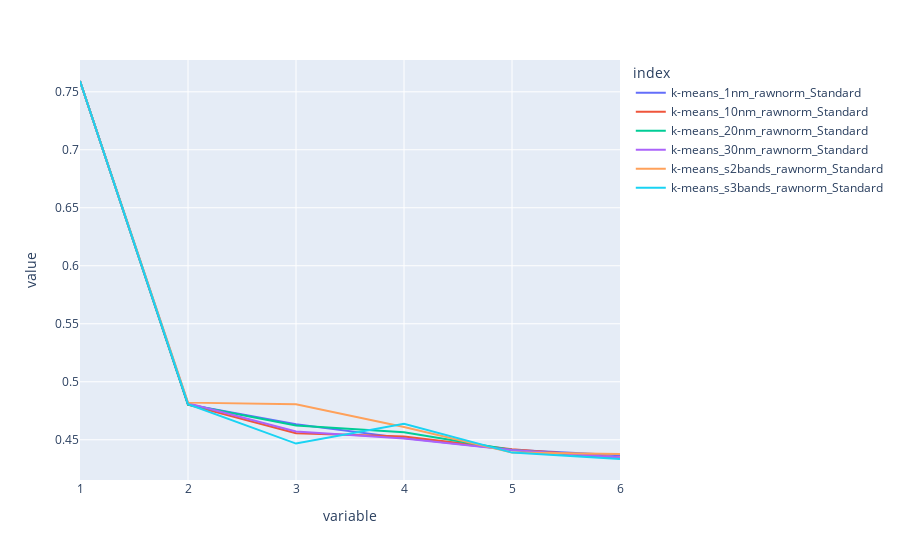

The code cell stored with this chart in its notebook:
### Markdown cell above
# Testing different "samplings"

### Code cell
fig = plot_clustering_results('../data/', [1, 10, 20, 30, (s2bands, 's2bands'), (s3bands, 's3bands')], [['raw', 'norm']], ['Standard'], ['k-means'])
fig

### Figure 1 — Plotly figure (JSON) as saved in the notebook; plotly's stock layout.template omitted (floating-point values rounded to 4 significant figures)
{"data": [{"hovertemplate": "index=k-means_1nm_rawnorm_Standard<br>variable=%{x}<br>value=%{y}<extra></extra>", "legendgroup": "k-means_1nm_rawnorm_Standard", "line": {"color": "#636efa", "dash": "solid"}, "mode": "lines", "name": "k-means_1nm_rawnorm_Standard", "orientation": "v", "showlegend": true, "type": "scatter", "x": ["1", "2", "3", "4", "5", "6"], "xaxis": "x", "y": [0.7593, 0.4803, 0.4633, 0.4514, 0.4414, 0.4366], "yaxis": "y"}, {"hovertemplate": "index=k-means_10nm_rawnorm_Standard<br>variable=%{x}<br>value=%{y}<extra></extra>", "legendgroup": "k-means_10nm_rawnorm_Standard", "line": {"color": "#EF553B", "dash": "solid"}, "mode": "lines", "name": "k-means_10nm_rawnorm_Standard", "orientation": "v", "showlegend": true, "type": "scatter", "x": ["1", "2", "3", "4", "5", "6"], "xaxis": "x", "y": [0.7593, 0.4803, 0.4556, 0.4527, 0.4418, 0.4348], "yaxis": "y"}, {"hovertemplate": "index=k-means_20nm_rawnorm_Standard<br>variable=%{x}<br>value=%{y}<extra></extra>", "legendgroup": "k-means_20nm_rawnorm_Standard", "line": {"color": "#00cc96", "dash": "solid"}, "mode": "lines", "name": "k-means_20nm_rawnorm_Standard", "orientation": "v", "showlegend": true, "type": "scatter", "x": ["1", "2", "3", "4", "5", "6"], "xaxis": "x", "y": [0.7593, 0.4803, 0.4623, 0.4565, 0.4412, 0.4341], "yaxis": "y"}, {"hovertemplate": "index=k-means_30nm_rawnorm_Standard<br>variable=%{x}<br>value=%{y}<extra></extra>", "legendgroup": "k-means_30nm_rawnorm_Standard", "line": {"color": "#ab63fa", "dash": "solid"}, "mode": "lines", "name": "k-means_30nm_rawnorm_Standard", "orientation": "v", "showlegend": true, "type": "scatter", "x": ["1", "2", "3", "4", "5", "6"], "xaxis": "x", "y": [0.7593, 0.4815, 0.4572, 0.451, 0.4411, 0.4346], "yaxis": "y"}, {"hovertemplate": "index=k-means_s2bands_rawnorm_Standard<br>variable=%{x}<br>value=%{y}<extra></extra>", "legendgroup": "k-means_s2bands_rawnorm_Standard", "line": {"color": "#FFA15A", "dash": "solid"}, "mode": "lines", "name": "k-means_s2bands_rawnorm_Standard", "orientation": "v", "showlegend": true, "type": "scatter", "x": ["1", "2", "3", "4", "5", "6"], "xaxis": "x", "y": [0.7593, 0.482, 0.4805, 0.461, 0.4389, 0.4377], "yaxis": "y"}, {"hovertemplate": "index=k-means_s3bands_rawnorm_Standard<br>variable=%{x}<br>value=%{y}<extra></extra>", "legendgroup": "k-means_s3bands_rawnorm_Standard", "line": {"color": "#19d3f3", "dash": "solid"}, "mode": "lines", "name": "k-means_s3bands_rawnorm_Standard", "orientation": "v", "showlegend": true, "type": "scatter", "x": ["1", "2", "3", "4", "5", "6"], "xaxis": "x", "y": [0.7593, 0.4807, 0.4467, 0.4638, 0.4389, 0.4334], "yaxis": "y"}], "layout": {"autosize": true, "legend": {"title": {"text": "index"}, "tracegroupgap": 0}, "margin": {"t": 60}, "xaxis": {"anchor": "y", "autorange": true, "domain": [0, 1], "range": [0, 5], "title": {"text": "variable"}, "type": "category"}, "yaxis": {"anchor": "x", "autorange": true, "domain": [0, 1], "range": [0.4153, 0.7774], "title": {"text": "value"}, "type": "linear"}}}
